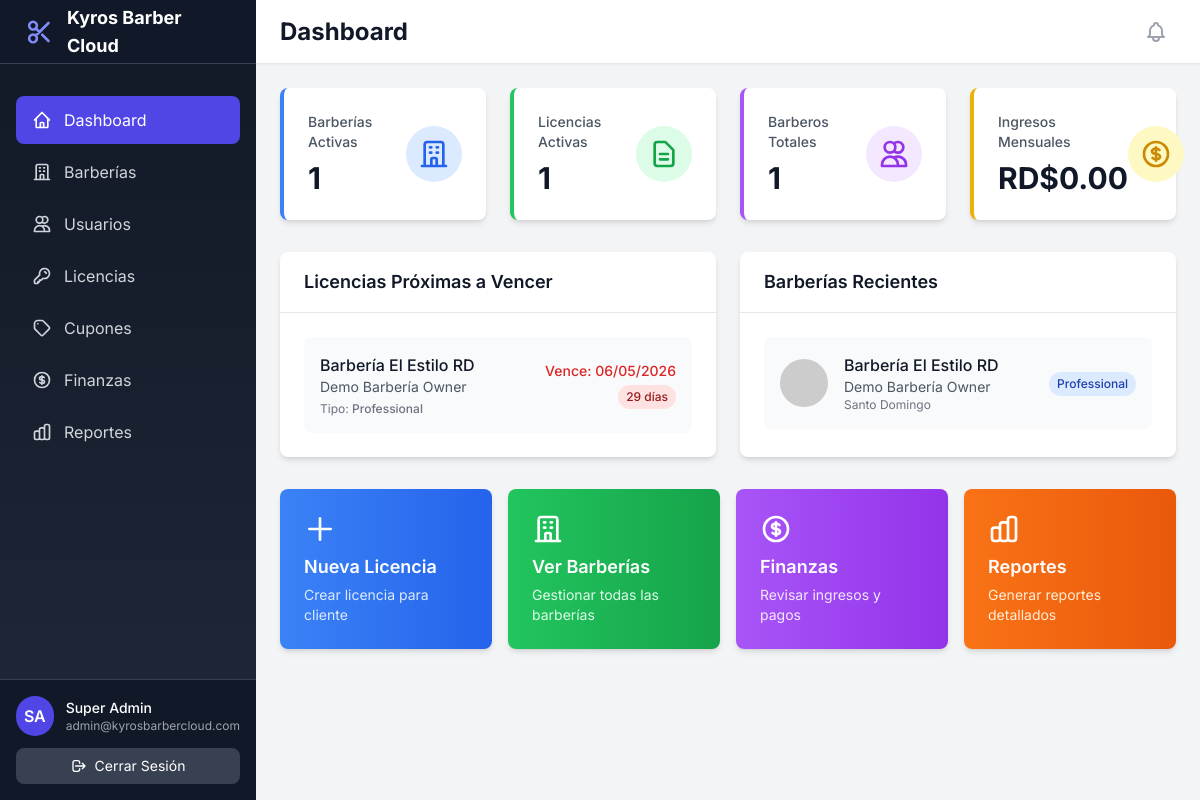
Page /admin/dashboard.php (signed in) on the committed database.
### tables this page shows
CREATE TABLE barbershops (
    id INT AUTO_INCREMENT PRIMARY KEY,
    license_id INT NOT NULL,
    owner_id INT NOT NULL,
    business_name VARCHAR(255) NOT NULL,
    slug VARCHAR(255) UNIQUE NOT NULL,
    description TEXT,
    logo VARCHAR(255),
    cover_image VARCHAR(255),
    phone VARCHAR(20),
    email VARCHAR(255),
    address TEXT,
    city VARCHAR(100),
    province VARCHAR(100),
    country VARCHAR(100) DEFAULT 'República Dominicana',
    latitude DECIMAL(10, 8),
    longitude DECIMAL(11, 8),
    rnc VARCHAR(20),
    website VARCHAR(255),
    facebook VARCHAR(255),
    instagram VARCHAR(255),
    tiktok VARCHAR(255),
    whatsapp VARCHAR(20),
    theme_color VARCHAR(7) DEFAULT '#1e40af',
    allow_online_booking BOOLEAN DEFAULT TRUE,
    advance_booking_days INT DEFAULT 30,
    cancellation_hours INT DEFAULT 24,
    status ENUM('active', 'inactive', 'suspended') DEFAULT 'active',
    created_at TIMESTAMP DEFAULT CURRENT_TIMESTAMP,
    updated_at TIMESTAMP DEFAULT CURRENT_TIMESTAMP ON UPDATE CURRENT_TIMESTAMP,
    FOREIGN KEY (license_id) REFERENCES licenses(id) ON DELETE RESTRICT,
    FOREIGN KEY (owner_id) REFERENCES users(id) ON DELETE RESTRICT,
    INDEX idx_slug (slug),
    INDEX idx_status (status),
    INDEX idx_city (city)
);

CREATE TABLE users (
    id INT AUTO_INCREMENT PRIMARY KEY,
    email VARCHAR(255) UNIQUE NOT NULL,
    password VARCHAR(255) NOT NULL,
    full_name VARCHAR(255) NOT NULL,
    phone VARCHAR(20),
    role ENUM('superadmin', 'owner', 'barber', 'client') NOT NULL,
    status ENUM('active', 'inactive', 'suspended') DEFAULT 'active',
    avatar VARCHAR(255),
    created_at TIMESTAMP DEFAULT CURRENT_TIMESTAMP,
    updated_at TIMESTAMP DEFAULT CURRENT_TIMESTAMP ON UPDATE CURRENT_TIMESTAMP,
    last_login TIMESTAMP NULL,
    INDEX idx_email (email),
    INDEX idx_role (role),
    INDEX idx_status (status)
);

CREATE TABLE licenses (
    id INT AUTO_INCREMENT PRIMARY KEY,
    license_key VARCHAR(64) UNIQUE NOT NULL,
    type ENUM('basic', 'professional', 'enterprise') NOT NULL,
    status ENUM('active', 'suspended', 'expired', 'cancelled') DEFAULT 'active',
    price DECIMAL(10, 2) NOT NULL,
    billing_cycle ENUM('monthly', 'quarterly', 'yearly') DEFAULT 'monthly',
    start_date DATE NOT NULL,
    end_date DATE NOT NULL,
    auto_renew BOOLEAN DEFAULT TRUE,
    created_at TIMESTAMP DEFAULT CURRENT_TIMESTAMP,
    updated_at TIMESTAMP DEFAULT CURRENT_TIMESTAMP ON UPDATE CURRENT_TIMESTAMP,
    INDEX idx_license_key (license_key),
    INDEX idx_status (status),
    INDEX idx_end_date (end_date)
);

### admin/dashboard.php (the view, shortened to what the rows shown need)
<?php
require_once BASE_PATH . '/core/Database.php';
require_once BASE_PATH . '/core/Helpers.php';
$db = Database::getInstance();
$expiring_licenses = $db->fetchAll("
    SELECT l.*, b.business_name, b.email, u.full_name as owner_name
    FROM licenses l
    LEFT JOIN barbershops b ON l.id = b.license_id
    LEFT JOIN users u ON b.owner_id = u.id
    WHERE l.end_date <= DATE_ADD(CURDATE(), INTERVAL 30 DAY)
    AND l.status = 'active'
    ORDER BY l.end_date ASC
    LIMIT 10
");
$recent_barbershops = $db->fetchAll("
    SELECT b.*, u.full_name as owner_name, u.email as owner_email, l.type as license_type
    FROM barbershops b
    JOIN users u ON b.owner_id = u.id
    JOIN licenses l ON b.license_id = l.id
    ORDER BY b.created_at DESC
    LIMIT 5
");
include BASE_PATH . '/includes/header.php';
?>
<div class="min-h-screen bg-gray-100" x-data="{ sidebarOpen: false }">
    <div class="lg:pl-64">
        <div class="sticky top-0 z-40 flex h-16 bg-white border-b border-gray-200 shadow-sm">
            <div class="flex items-center justify-between flex-1 px-4 sm:px-6">
                <h1 class="text-2xl font-bold text-gray-900">Dashboard</h1>
            </div>
        </div>
        <main class="p-6">
            <div class="grid grid-cols-1 lg:grid-cols-2 gap-6 mb-8">
                <div class="bg-white rounded-lg shadow-md">
                    <div class="p-6">
                        <?php if (empty($expiring_licenses)): ?>
                            <p class="text-gray-500 text-center py-4">No hay licencias por vencer</p>
                        <?php else: ?>
                            <div class="space-y-4">
                                <?php foreach ($expiring_licenses as $license): ?>
                                    <div class="flex items-center justify-between p-4 bg-gray-50 rounded-lg">
                                        <div class="flex-1">
                                            <p class="font-medium text-gray-900"><?php echo e($license['business_name'] ?? 'Sin asignar'); ?></p>
                                            <p class="text-sm text-gray-600"><?php echo e($license['owner_name'] ?? 'N/A'); ?></p>
                                            <p class="text-xs text-gray-500 mt-1">
                                                Tipo: <span class="font-medium"><?php echo ucfirst($license['type']); ?></span>
                                            </p>
                                        </div>
                                        <div class="text-right">
                                            <p class="text-sm font-medium text-red-600">
                                                Vence: <?php echo formatDate($license['end_date']); ?>
                                            </p>
                                            <span class="inline-block px-2 py-1 text-xs font-medium rounded-full bg-red-100 text-red-800 mt-1">
                                                <?php
                                                $days = floor((strtotime($license['end_date']) - time()) / 86400);
                                                echo $days . ' días';
                                                ?>
                                            </span>
                                        </div>
                                    </div>
                                <?php endforeach; ?>
                            </div>
                        <?php endif; ?>
                    </div>
                </div>
                <div class="bg-white rounded-lg shadow-md">
                    <div class="p-6">
                        <?php if (empty($recent_barbershops)): ?>
                            <p class="text-gray-500 text-center py-4">No hay barberías registradas</p>
                        <?php else: ?>
                            <div class="space-y-4">
                                <?php foreach ($recent_barbershops as $shop): ?>
                                    <div class="flex items-center p-4 bg-gray-50 rounded-lg">
                                        <div class="flex-shrink-0">
                                            <img src="<?php echo $shop['logo'] ? asset($shop['logo']) : getDefaultAvatar($shop['business_name']); ?>"
                                                 class="w-12 h-12 rounded-full" alt="Logo">
                                        </div>
                                        <div class="ml-4 flex-1">
                                            <p class="font-medium text-gray-900"><?php echo e($shop['business_name']); ?></p>
                                            <p class="text-sm text-gray-600"><?php echo e($shop['owner_name']); ?></p>
                                            <p class="text-xs text-gray-500"><?php echo e($shop['city']); ?></p>
                                        </div>
                                        <div class="text-right">
                                            <span class="inline-block px-2 py-1 text-xs font-medium rounded-full bg-<?php echo $shop['license_type'] === 'enterprise' ? 'purple' : ($shop['license_type'] === 'professional' ? 'blue' : 'gray'); ?>-100 text-<?php echo $shop['license_type'] === 'enterprise' ? 'purple' : ($shop['license_type'] === 'professional' ? 'blue' : 'gray'); ?>-800">
                                                <?php echo ucfirst($shop['license_type']); ?>
                                            </span>
                                        </div>
                                    </div>
                                <?php endforeach; ?>
                            </div>
                        <?php endif; ?>
                    </div>
                </div>
            </div>
        </main>
    </div>
</div>
<?php include BASE_PATH . '/includes/footer.php'; ?>

### rows in the picture
barbershops: business_name "Barbería El Estilo RD", owner.full_name "Demo Barbería Owner", license.type "Professional", license.end_date "06/05/2026", license.end_date "29", city "Santo Domingo"

### other values in the picture
$_SESSION['user_email'] "admin@kyrosbarbercloud.com"
$stats['total_barbershops'] "1"
$stats['total_licenses'] "1"
$stats['total_barbers'] "1"
formatPrice($stats['monthly_revenue']) "RD$0.00"
